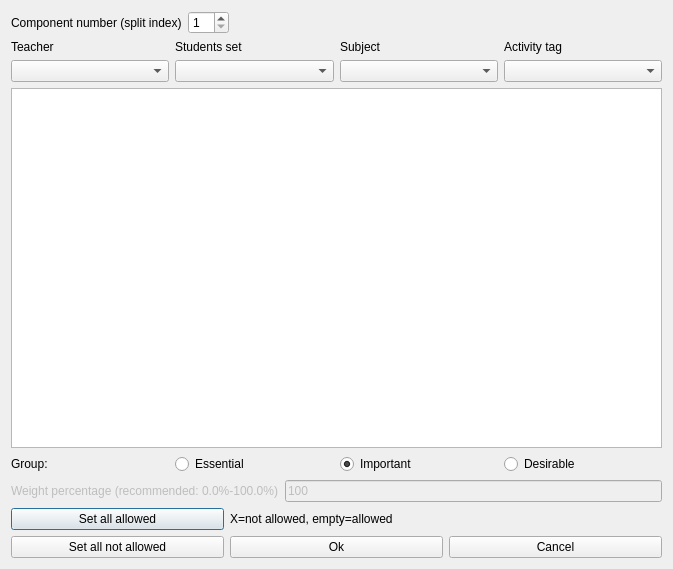
<?xml version="1.0" encoding="UTF-8"?>
<ui version="4.0">
 <class>ModifyConstraintSubactivitiesPreferredStartingTimesForm_template</class>
 <widget class="QDialog" name="ModifyConstraintSubactivitiesPreferredStartingTimesForm_template">
  <property name="geometry">
   <rect>
    <x>0</x>
    <y>0</y>
    <width>673</width>
    <height>569</height>
   </rect>
  </property>
  <property name="windowTitle">
   <string extracomment="This is the title of the dialog to modify a constraint of this type">Modify subactivities preferred starting times</string>
  </property>
  <layout class="QVBoxLayout" name="verticalLayout">
   <item>
    <layout class="QHBoxLayout" name="componentBoxLayout">
     <item>
      <widget class="QLabel" name="textLabel1">
       <property name="text">
        <string>Component number (split index)</string>
       </property>
       <property name="wordWrap">
        <bool>false</bool>
       </property>
      </widget>
     </item>
     <item>
      <widget class="QSpinBox" name="componentNumberSpinBox">
       <property name="minimum">
        <number>1</number>
       </property>
      </widget>
     </item>
     <item>
      <spacer name="spacer1">
       <property name="orientation">
        <enum>Qt::Horizontal</enum>
       </property>
       <property name="sizeType">
        <enum>QSizePolicy::Expanding</enum>
       </property>
       <property name="sizeHint" stdset="0">
        <size>
         <width>131</width>
         <height>20</height>
        </size>
       </property>
      </spacer>
     </item>
    </layout>
   </item>
   <item>
    <layout class="QGridLayout" name="filterGridLayout">
     <item row="1" column="0">
      <widget class="QComboBox" name="teachersComboBox"/>
     </item>
     <item row="1" column="3">
      <widget class="QComboBox" name="activityTagsComboBox"/>
     </item>
     <item row="1" column="2">
      <widget class="QComboBox" name="subjectsComboBox"/>
     </item>
     <item row="0" column="3">
      <widget class="QLabel" name="activityTagsTextLabel">
       <property name="text">
        <string>Activity tag</string>
       </property>
       <property name="wordWrap">
        <bool>false</bool>
       </property>
      </widget>
     </item>
     <item row="0" column="0">
      <widget class="QLabel" name="teachersTextLabel">
       <property name="text">
        <string>Teacher</string>
       </property>
       <property name="wordWrap">
        <bool>false</bool>
       </property>
      </widget>
     </item>
     <item row="1" column="1">
      <widget class="QComboBox" name="studentsComboBox"/>
     </item>
     <item row="0" column="1">
      <widget class="QLabel" name="studentsTextLabel">
       <property name="text">
        <string>Students set</string>
       </property>
       <property name="wordWrap">
        <bool>false</bool>
       </property>
      </widget>
     </item>
     <item row="0" column="2">
      <widget class="QLabel" name="subjectsTextLabel">
       <property name="text">
        <string>Subject</string>
       </property>
       <property name="wordWrap">
        <bool>false</bool>
       </property>
      </widget>
     </item>
    </layout>
   </item>
   <item>
    <widget class="QTableWidget" name="preferredTimesTable"/>
   </item>
   <item>
    <layout class="QHBoxLayout" name="horizontalLayout_4">
     <item>
      <widget class="QLabel" name="groupTextLabel">
       <property name="text">
        <string>Group:</string>
       </property>
      </widget>
     </item>
     <item>
      <widget class="QRadioButton" name="essentialRadioButton">
       <property name="text">
        <string>Essential</string>
       </property>
      </widget>
     </item>
     <item>
      <widget class="QRadioButton" name="importantRadioButton">
       <property name="text">
        <string>Important</string>
       </property>
       <property name="checked">
        <bool>true</bool>
       </property>
      </widget>
     </item>
     <item>
      <widget class="QRadioButton" name="desirableRadioButton">
       <property name="text">
        <string>Desirable</string>
       </property>
      </widget>
     </item>
    </layout>
   </item>
   <item>
    <layout class="QHBoxLayout" name="weightBoxLayout">
     <item>
      <widget class="QLabel" name="weightTextLabel">
       <property name="enabled">
        <bool>false</bool>
       </property>
       <property name="frameShape">
        <enum>QFrame::NoFrame</enum>
       </property>
       <property name="frameShadow">
        <enum>QFrame::Plain</enum>
       </property>
       <property name="text">
        <string>Weight percentage (recommended: 0.0%-100.0%)</string>
       </property>
       <property name="wordWrap">
        <bool>false</bool>
       </property>
      </widget>
     </item>
     <item>
      <widget class="QLineEdit" name="weightLineEdit">
       <property name="enabled">
        <bool>false</bool>
       </property>
       <property name="text">
        <string notr="true">100</string>
       </property>
      </widget>
     </item>
    </layout>
   </item>
   <item>
    <layout class="QGridLayout" name="buttonsGridLayout">
     <item row="0" column="0">
      <widget class="QPushButton" name="setAllAllowedPushButton">
       <property name="text">
        <string comment="It refers to time slots">Set all allowed</string>
       </property>
      </widget>
     </item>
     <item row="0" column="1" colspan="2">
      <widget class="QLabel" name="label">
       <property name="text">
        <string extracomment="This is an explanation in a dialog for a constraint. It says that symbol X means that this slot is not allowed, and an empty cell means that the slot is allowed">X=not allowed, empty=allowed</string>
       </property>
      </widget>
     </item>
     <item row="1" column="0">
      <widget class="QPushButton" name="setAllNotAllowedPushButton">
       <property name="text">
        <string comment="It refers to time slots">Set all not allowed</string>
       </property>
      </widget>
     </item>
     <item row="1" column="1">
      <widget class="QPushButton" name="okPushButton">
       <property name="text">
        <string>Ok</string>
       </property>
      </widget>
     </item>
     <item row="1" column="2">
      <widget class="QPushButton" name="cancelPushButton">
       <property name="text">
        <string>Cancel</string>
       </property>
      </widget>
     </item>
    </layout>
   </item>
  </layout>
 </widget>
 <layoutdefault spacing="6" margin="11"/>
 <resources/>
 <connections/>
</ui>
